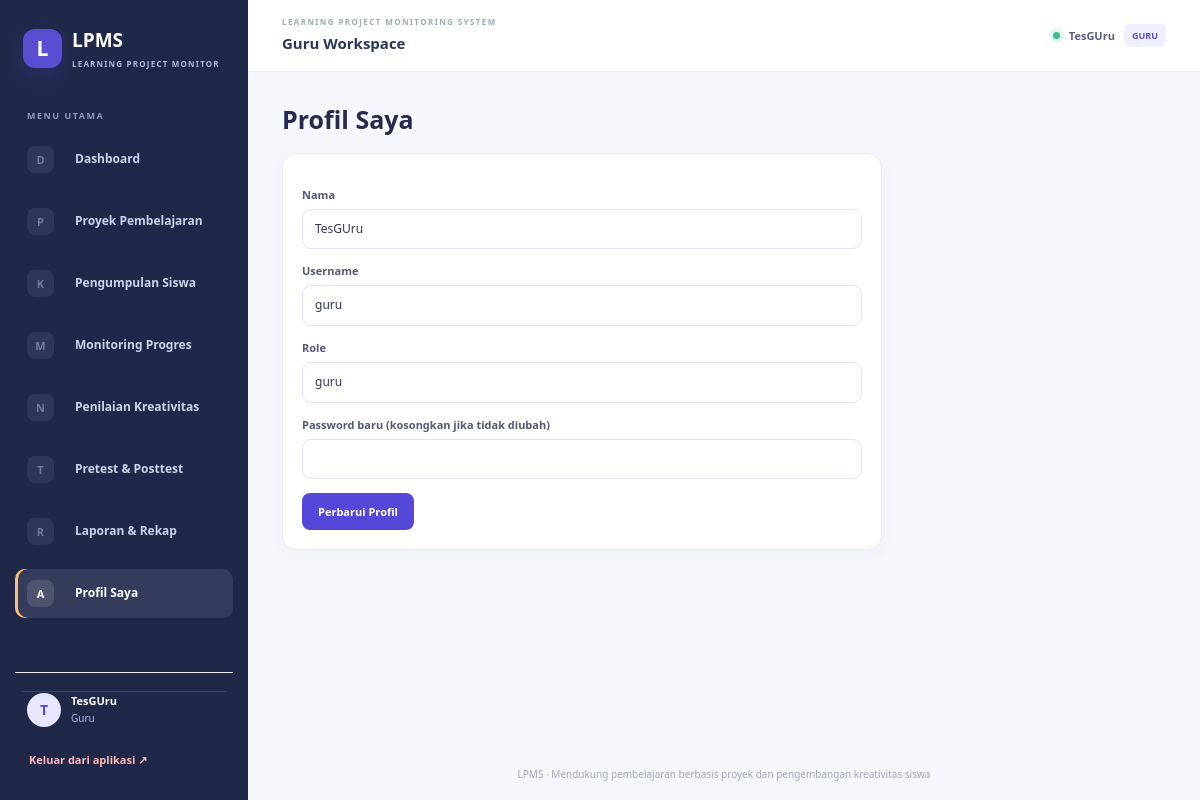
The app's page /index.php?page=profile (signed in) with its own data.
### tables this page shows
CREATE TABLE `user` (
  `id` int NOT NULL,
  `nama` varchar(120) NOT NULL,
  `username` varchar(60) NOT NULL,
  `password` varchar(255) NOT NULL,
  `role` enum('admin','guru','siswa') NOT NULL,
  `nis_nip` varchar(40) DEFAULT NULL,
  `kelas` varchar(80) DEFAULT NULL,
  `jurusan` varchar(80) DEFAULT NULL,
  `created_at` timestamp NULL DEFAULT CURRENT_TIMESTAMP
);

### index.php (called while the page is built, shortened)
<?php
require_once __DIR__ . '/app/helpers.php';
$page = (string)($_GET['page'] ?? (isset($_SESSION['user_id']) ? 'dashboard' : 'home'));
$file = __DIR__ . '/app/pages/' . $page . '.php';
require __DIR__ . '/app/layout/header.php';
require $file;
require __DIR__ . '/app/layout/footer.php';

### app/helpers.php (called while the page is built, shortened)
<?php
function e($value): string
{
    return htmlspecialchars((string)$value, ENT_QUOTES, 'UTF-8');
}

### app/pages/profile.php (the view, shortened to what this page needs)
<?php
$s = $pdo->prepare("SELECT * FROM `user` WHERE id=?");
$s->execute([(int)current_user()['id']]);
$u = $s->fetch();
?><h1>Profil Saya</h1>
<form class="panel narrow" method="post"><input type="hidden" name="_token" value="<?= e(csrf_token()) ?>"><?php if ($error): ?><div class="alert error"><?= e($error) ?></div><?php endif; ?><label>Nama</label><input name="nama" value="<?= e($u['nama']) ?>" required><label>Username</label><input value="<?= e($u['username']) ?>" disabled><label>Role</label><input value="<?= e($u['role']) ?>" disabled><label>Password baru (kosongkan jika tidak diubah)</label><input type="password" name="password" minlength="10"><button>Perbarui Profil</button></form>

### assets/style.css (style rules this page uses)
* { box-sizing: border-box }
body { margin: 0; background: #f3f5fb; color: #1e293b; font: 15px/1.55 Inter, Segoe UI, Arial, sans-serif }
h1 { font-size: 27px; margin: 0 0 8px; color: #20264d }
.panel { background: #fff; border: 1px solid #e7eaf2; border-radius: 14px; padding: 22px; margin: 18px 0; box-shadow: 0 4px 16px #1e293b08 }
label { display: block; font-weight: 650; margin: 12px 0 5px }
input, select, textarea { width: 100%; padding: 11px 12px; border: 1px solid #cbd5e1; border-radius: 8px; font: inherit; background: #fff }
button, .btn { display: inline-block; border: 0; border-radius: 8px; background: #4f46e5; color: #fff; padding: 11px 17px; font: inherit; font-weight: 650; cursor: pointer; text-decoration: none; margin-top: 15px }
.narrow { max-width: 600px }
:root { --ink: #24264b; --muted: #8588a3; --purple: #594ed2; --line: #e9eaf3; --bg: #f5f6fb }
body { font-family: 'DM Sans', 'Segoe UI', Arial, sans-serif; color: var(--ink) }
.app-body { margin: 0; background: #f5f6fb; color: var(--ink); font-size: 14px }
.page-content h1 { font-size: 25px; color: #27294e; margin: 0 0 8px }
.panel { background: white; border: 1px solid var(--line); border-radius: 13px; padding: 21px; margin: 17px 0; box-shadow: 0 3px 12px #25254b05 }
label { display: block; font-weight: 700; font-size: 11px; color: #555875; margin: 13px 0 6px }
input, select, textarea { width: 100%; padding: 10px 12px; border: 1px solid #dfe1eb; border-radius: 8px; font-size: 12px; background: white; color: #333652 }
button, .btn { display: inline-flex; align-items: center; justify-content: center; border: 0; border-radius: 8px; background: #5548d9; color: white; padding: 10px 16px; font-size: 11px; font-weight: 750; cursor: pointer; text-decoration: none; margin-top: 14px }
.role-guru { --role-accent: #087f8c; --role-soft: #e5f6f6; --role-banner: linear-gradient(115deg, #075d68, #0b9aa3 65%, #65c6c3) }
:root { --school-ink: #20284a; --school-muted: #7c849d; --school-line: #e7eaf3; --school-paper: #fff; --school-bg: #f5f7fc }
.app-body { background: var(--school-bg) }
.panel { margin: 14px 0; padding: 19px; border-radius: 14px; box-shadow: 0 5px 20px #28345c08 }
input, select, textarea { border-color: #dfe4ef; border-radius: 9px; padding: 10px 12px; font-size: 12px }

### records on screen
user: nama "TesGUru", username "guru", role "guru"

### other values on screen
$icon "D"
$label "Dashboard"
$icon "P"
$label "Proyek Pembelajaran"
$icon "K"
$label "Pengumpulan Siswa"
$icon "M"
$label "Monitoring Progres"
$icon "N"
$label "Penilaian Kreativitas"
$icon "T"
$label "Pretest & Posttest"
$icon "R"
$label "Laporan & Rekap"
$icon "A"
